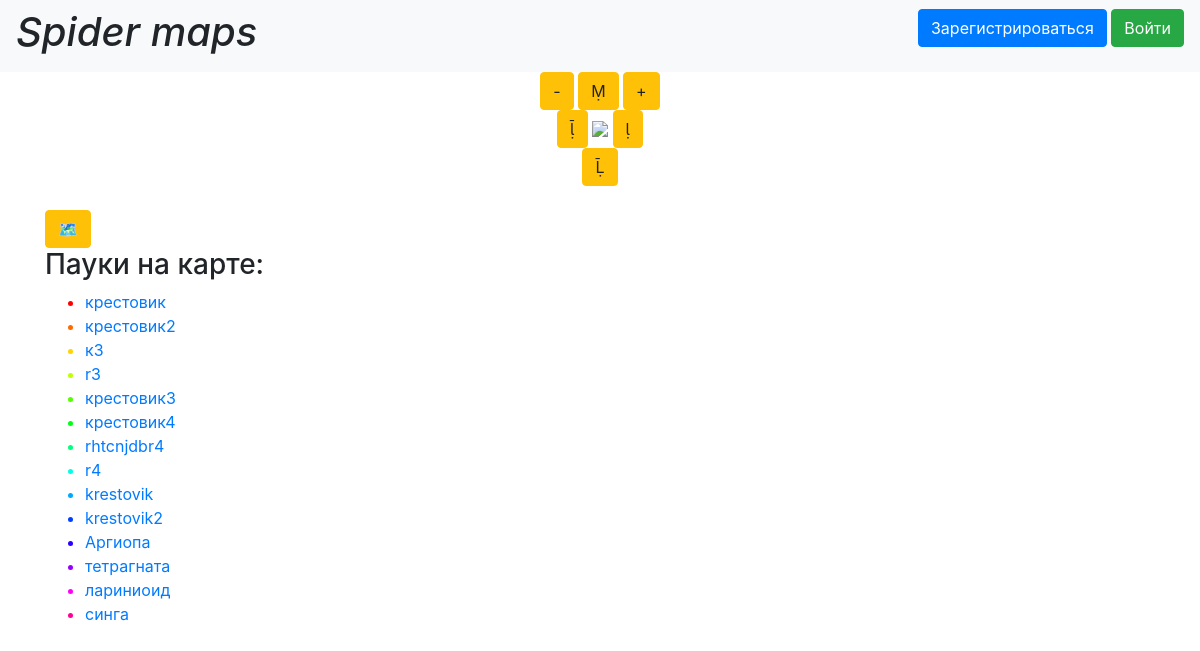
The page / on the database its author committed.
### data/Spiders.py (models this page shows, shortened)
class Spiders(SqlAlchemyBase):
    __tablename__ = 'spiders'
    id = sqlalchemy.Column(sqlalchemy.Integer,
                           primary_key=True, autoincrement=True)
    name = sqlalchemy.Column(sqlalchemy.String, nullable=True)
    points = sqlalchemy.Column(sqlalchemy.String, nullable=True)
    points_unchecked = sqlalchemy.Column(sqlalchemy.String, nullable=True)

### main.py (the view, shortened to what this page needs)
@app.route('/', methods=['POST', 'GET'])
def main():
    global x, y, delta, view_type, spider_index, spider_list_str, points_check
    points_check = False
    area_color = color_list2[spider_index] + 'ff'
    area_color2 = color_list2[spider_index] + '88'
    w_line = 2
    point_color = 'rd'
    for key in point_colors:
        pc = color_list[spider_index]
        if str(pc) in list(key.split('|')):
            point_color = point_colors[key]
    db_session.global_init('db/Spiders.db')
    db_sess2 = db_session.create_session()
    current_spider = db_sess2.query(Spiders).filter(Spiders.id == spider_index + 1).first()
    current_spider_points = []
    if current_spider:
        if current_spider.points_unchecked:
            current_spider_points = [list(map(float, el2.split('/'))) for el2 in
                                     current_spider.points_unchecked.split('|')]
    if current_spider_points is None:
        current_spider_points = []
    w_line = 2
    s = ''
    if current_spider_points:
        s = f'pm{point_color}s'
    print(spider_list_str[spider_index])
    if spider_list_str[spider_index] != '0.0,0.0':
        map_params = {
            "ll": ",".join([str(x), str(y)]),
            "spn": ",".join([str(delta), str(delta)]),
            "size": "450,450",
            "l": view_type,
            "pl": f"c:{area_color},f:{area_color2},w:{w_line},{spider_list_str[int(spider_index)]}",
            'pt': '~'.join(
                map(lambda x: ','.join(map(str, x)), [[*el, s] for el in current_spider_points]))
        }
        img = f'http://static-maps.yandex.ru/1.x/?ll={map_params["ll"]}&spn={map_params["spn"]}&size={map_params["size"]}&l={map_params["l"]}&pl={map_params["pl"]}&pt={map_params["pt"]}'
    map_api_server = "http://static-maps.yandex.ru/1.x/"
    return render_template("main.html", image=img, spider_list=[el.name for el in spiders], colors=color_list2)

### data/db_session.py (called while the page is built, shortened)
def global_init(db_file):
    global __factory
    if __factory:
        return

def create_session() -> Session:
    global __factory
    return __factory()

### templates/main.html (shortened to what this page needs)
{% extends "base.html" %}
{% block content %}
<main role="main" class="container">
    <div align="center">
        <a href="/delta_minus" class="btn btn-warning">-</a>
        <a href="/ll_up" class="btn btn-warning"></a>
        <a href="/delta_plus" class="btn btn-warning">+</a>
    </div>
    <div align="center">
        <a href="/ll_left" class="btn btn-warning"></a>
        <img src={{image}}>
        <a href="/ll_right" class="btn btn-warning"></a>
    </div>
    <div align="center">
        <a href="/ll_down" class="btn btn-warning"></a>
    </div>
    <br>
    <div>
        <a href="/change_type" class="btn btn-warning">🗺</a>
    </div>
    <div>
        <h3>
            Пауки на карте:
        </h3>
        <ul>
            {% for item in spider_list %}
            <font color="{{ colors[loop.index - 1] }}">
                <li>
                    <a href="/change_spider/{{ loop.index }}">{{ item }}</a>
                </li>
            </font>
            {% endfor %}
        </ul>
    </div>
</main>
{% endblock %}

### rows shown on the page
Spiders: name "крестовик"
Spiders: name "крестовик2"
Spiders: name "к3"
Spiders: name "r3"
Spiders: name "крестовик3"
Spiders: name "крестовик4"
Spiders: name "rhtcnjdbr4"
Spiders: name "r4"
Spiders: name "krestovik"
Spiders: name "krestovik2"
Spiders: name "Аргиопа"
Spiders: name "тетрагната"
Spiders: name "лариниоид"
Spiders: name "синга"
